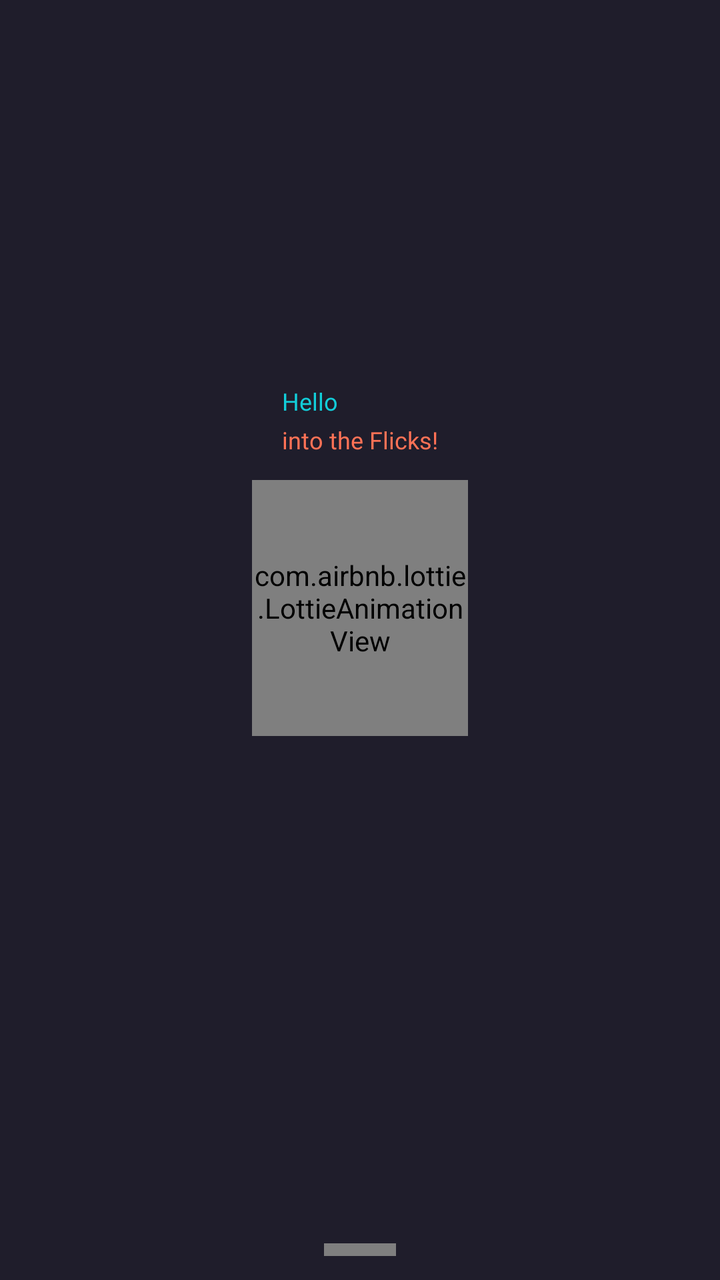
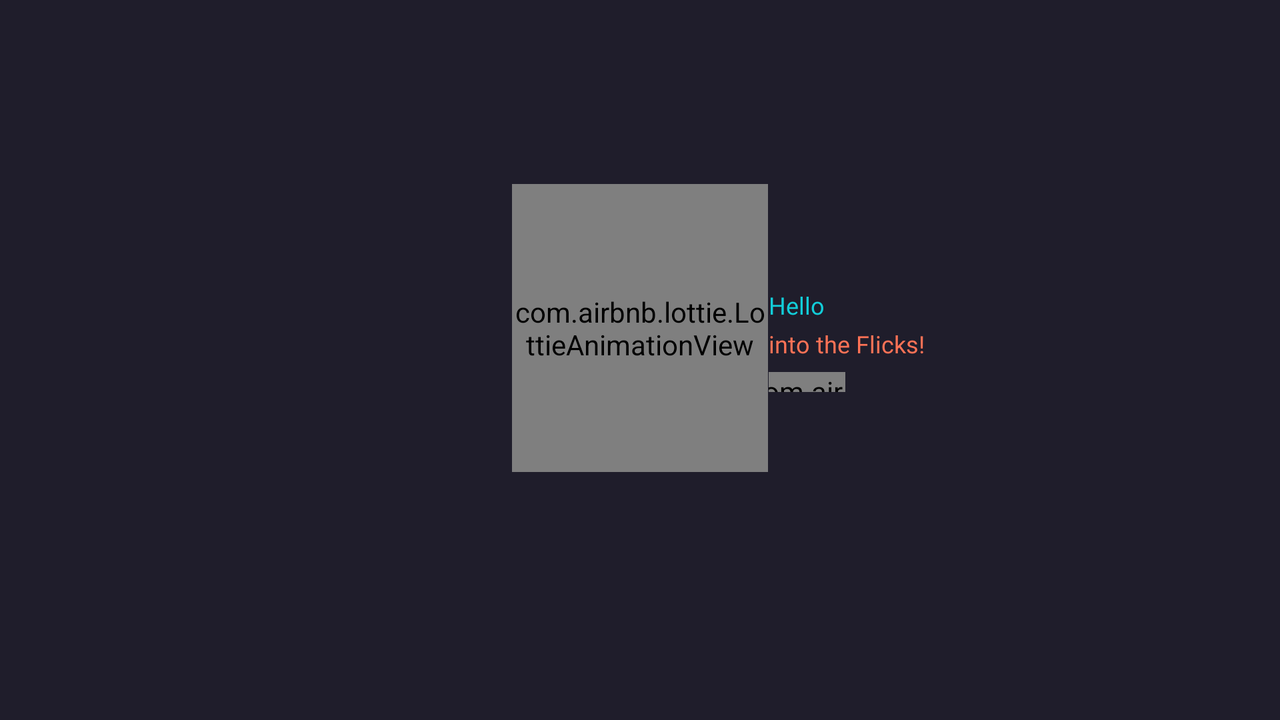

Two renders of one Android screen. The first uses the default layout on a phone; the second uses the alternative layout the repository ships for a different screen configuration, on a matching device. The two XML files are below.
<!-- AndroidManifest.xml: application theme Theme.Flicks -->
<!-- res/layout/activity_splash.xml -->
<?xml version="1.0" encoding="utf-8"?>
<layout xmlns:android="http://schemas.android.com/apk/res/android"
	xmlns:app="http://schemas.android.com/apk/res-auto"
	xmlns:tools="http://schemas.android.com/tools">

	<androidx.constraintlayout.widget.ConstraintLayout
		android:layout_width="match_parent"
		android:layout_height="match_parent"
		android:background="@color/dark_color"
		tools:context=".ui.auth.SplashActivity">

		
		<LinearLayout
			android:id="@+id/containerDetailSplashActivity"
			android:layout_width="wrap_content"
			android:layout_height="wrap_content"
			android:background="@drawable/container_detail_splash_bg"
			android:orientation="vertical"
			android:paddingHorizontal="16dp"
			android:paddingVertical="12sp"
			app:layout_constraintBottom_toTopOf="@id/pandaAnimationSplashActivity"
			app:layout_constraintEnd_toEndOf="@id/pandaAnimationSplashActivity"
			app:layout_constraintStart_toStartOf="@id/pandaAnimationSplashActivity">

			<TextView
				android:layout_width="wrap_content"
				android:layout_height="wrap_content"
				android:fontFamily="@font/montserrat_regular"
				android:text="@string/hello"
				android:textColor="@color/blue_accent_color"
				android:textSize="12sp"
				android:textStyle="normal" />

			<TextView
				android:layout_width="wrap_content"
				android:layout_height="wrap_content"
				android:layout_marginTop="3dp"
				android:fontFamily="@font/montserrat_regular"
				android:text="@string/into_the_flicks"
				android:textColor="@color/red_color"
				android:textSize="12sp"
				android:textStyle="normal" />
		</LinearLayout>
		

		
		<com.airbnb.lottie.LottieAnimationView
			android:id="@+id/pandaAnimationSplashActivity"
			android:layout_width="0dp"
			android:layout_height="0dp"
			android:layout_centerInParent="true"
			android:layout_marginBottom="32dp"
			android:scaleType="centerCrop"
			app:layout_constraintBottom_toBottomOf="parent"
			app:layout_constraintEnd_toEndOf="parent"
			app:layout_constraintHeight_percent="0.2"
			app:layout_constraintStart_toStartOf="parent"
			app:layout_constraintTop_toTopOf="parent"
			app:layout_constraintWidth_percent="0.3"
			app:lottie_autoPlay="true"
			app:lottie_loop="true"
			app:lottie_rawRes="@raw/panda_popcorn_animation" />
		

		
		<com.airbnb.lottie.LottieAnimationView
			android:id="@+id/loadingAnimationSplashActivity"
			android:layout_width="0dp"
			android:layout_height="0dp"
			android:layout_centerInParent="true"
			android:layout_marginBottom="12dp"
			android:scaleType="centerCrop"
			app:layout_constraintBottom_toBottomOf="parent"
			app:layout_constraintEnd_toEndOf="parent"
			app:layout_constraintHeight_percent="0.01"
			app:layout_constraintStart_toStartOf="parent"
			app:layout_constraintWidth_percent="0.1"
			app:lottie_autoPlay="true"
			app:lottie_loop="true"
			app:lottie_rawRes="@raw/loading_animation" />
		

	</androidx.constraintlayout.widget.ConstraintLayout>

</layout>
<!-- resources referenced by this layout -->
<resources>
  <color name="blue_accent_color">#12CDD9</color>
  <color name="dark_color">#1F1D2B</color>
  <color name="red_color">#FF7256</color>
  <string name="hello">Hello</string>
  <string name="into_the_flicks">into the Flicks!</string>
  <style name="Theme.Flicks" parent="Base.Theme.Flicks" />
  <style name="Base.Theme.Flicks" parent="Theme.Material3.DayNight.NoActionBar">
  		
  
  		
  		<item name="colorPrimary">@color/dark_color</item>
  		<item name="colorPrimaryVariant">@color/soft_color</item>
  		<item name="colorOnPrimary">@color/blue_accent_color</item>
  		
  		<item name="colorSecondary">@color/green_color</item>
  		<item name="colorSecondaryVariant">@color/orange_color</item>
  		<item name="colorOnSecondary">@color/red_color</item>
  		
  		<item name="android:statusBarColor">@color/dark_color</item>
  		<item name="android:navigationBarColor">@color/dark_color</item>
  
  		
  		<item name="fontFamily">@font/montserrat_medium</item>
  
  	</style>
  <color name="soft_color">#252836</color>
  <color name="green_color">#22B07D</color>
  <color name="orange_color">#FF8700</color>
</resources>
<!-- res/layout-land/activity_splash.xml (the repository's variant of the layout above) -->
<!-- drawn on the phone turned sideways -->
<?xml version="1.0" encoding="utf-8"?>
<layout xmlns:android="http://schemas.android.com/apk/res/android"
	xmlns:app="http://schemas.android.com/apk/res-auto"
	xmlns:tools="http://schemas.android.com/tools">

	<androidx.constraintlayout.widget.ConstraintLayout
		android:layout_width="match_parent"
		android:layout_height="match_parent"
		android:background="@color/dark_color"
		tools:context=".ui.auth.SplashActivity">

		<LinearLayout
			android:id="@+id/containerDetailSplashActivity"
			android:layout_width="wrap_content"
			android:layout_height="wrap_content"
			android:layout_marginStart="-16dp"
			android:layout_marginTop="12dp"
			android:background="@drawable/container_detail_splash_bg"
			android:orientation="vertical"
			android:paddingHorizontal="16dp"
			android:paddingVertical="12dp"
			app:layout_constraintBottom_toBottomOf="@id/pandaAnimationSplashActivity"
			app:layout_constraintStart_toEndOf="@id/pandaAnimationSplashActivity"
			app:layout_constraintTop_toTopOf="@id/pandaAnimationSplashActivity">

			<TextView
				android:layout_width="wrap_content"
				android:layout_height="wrap_content"
				android:fontFamily="@font/montserrat_regular"
				android:text="@string/hello"
				android:textColor="@color/blue_accent_color"
				android:textSize="12sp"
				android:textStyle="normal" />

			<TextView
				android:layout_width="wrap_content"
				android:layout_height="wrap_content"
				android:layout_marginTop="3dp"
				android:fontFamily="@font/montserrat_regular"
				android:text="@string/into_the_flicks"
				android:textColor="@color/red_color"
				android:textSize="12sp"
				android:textStyle="normal" />

			<com.airbnb.lottie.LottieAnimationView
				android:id="@+id/loadingAnimationSplashActivity"
				android:layout_width="50dp"
				android:layout_height="10dp"
				android:layout_marginStart="-12dp"
				android:layout_marginTop="6dp"
				android:scaleType="centerCrop"
				app:lottie_autoPlay="true"
				app:lottie_loop="true"
				app:lottie_rawRes="@raw/loading_animation" />
		</LinearLayout>

		<com.airbnb.lottie.LottieAnimationView
			android:id="@+id/pandaAnimationSplashActivity"
			android:layout_width="0dp"
			android:layout_height="0dp"
			android:layout_centerInParent="true"
			android:layout_marginBottom="32dp"
			android:scaleType="centerCrop"
			app:layout_constraintBottom_toBottomOf="parent"
			app:layout_constraintEnd_toEndOf="parent"
			app:layout_constraintHeight_percent="0.4"
			app:layout_constraintStart_toStartOf="parent"
			app:layout_constraintTop_toTopOf="parent"
			app:layout_constraintWidth_percent="0.2"
			app:lottie_autoPlay="true"
			app:lottie_loop="true"
			app:lottie_rawRes="@raw/panda_popcorn_animation" />

	</androidx.constraintlayout.widget.ConstraintLayout>
</layout>
